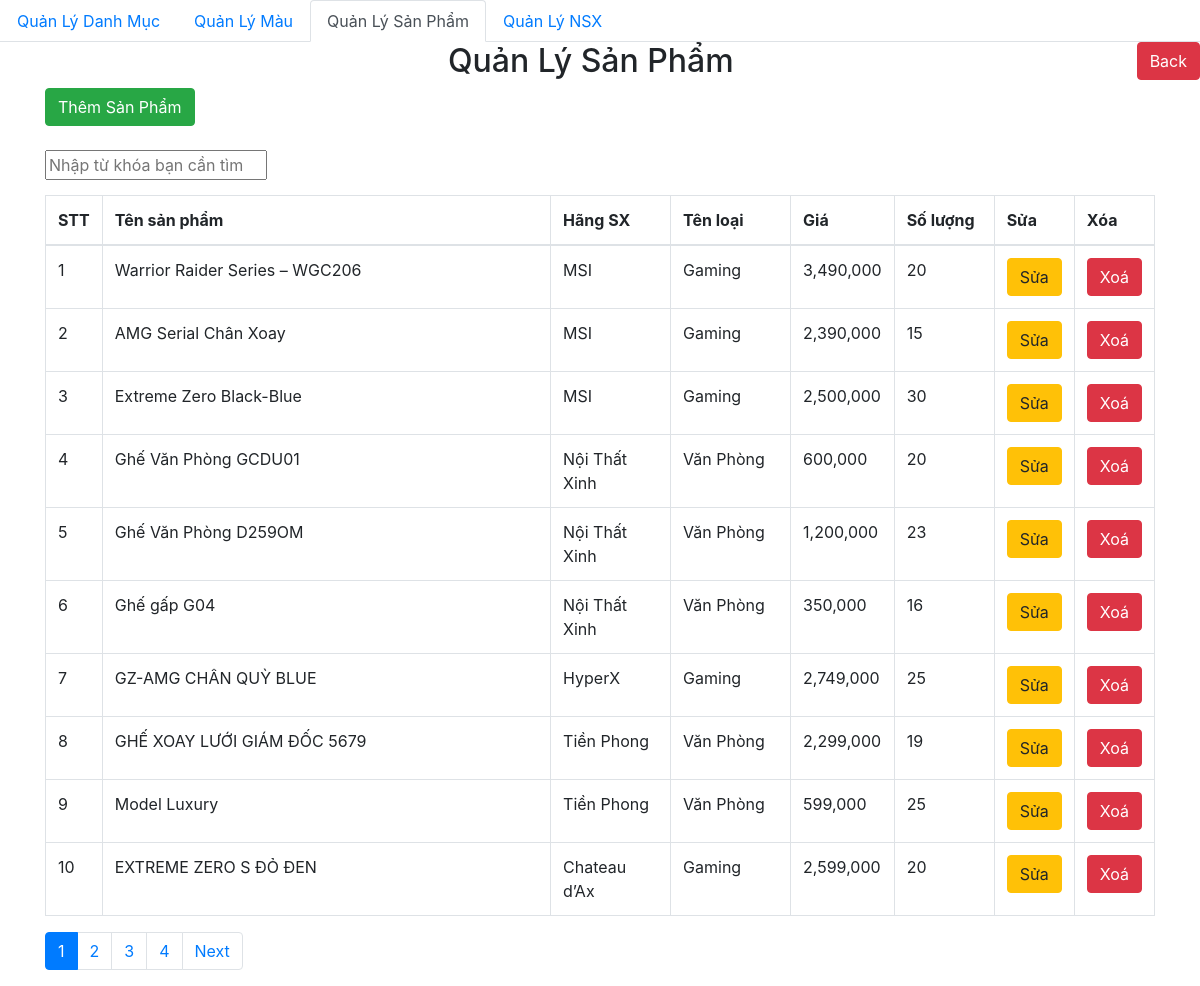
The app's page /adminpage/admin/product/adminsp.php with its own data.
### tables this page shows
CREATE TABLE `sanpham` (
  `IDSP` int(11) NOT NULL,
  `TenSp` varchar(255) DEFAULT NULL,
  `IDHangSX` int(11) DEFAULT NULL,
  `IDLoai` int(11) DEFAULT NULL,
  `Gia` varchar(20) DEFAULT NULL,
  `SoLuong` int(11) DEFAULT NULL,
  `chitietsp` varchar(500) DEFAULT NULL,
  `create_time` date DEFAULT NULL,
  `update_time` date DEFAULT NULL
);

CREATE TABLE `nhasx` (
  `IDNSX` int(11) NOT NULL,
  `TenHangSX` varchar(255) DEFAULT NULL,
  `SDT` varchar(10) DEFAULT NULL
);

CREATE TABLE `loaisp` (
  `IDLoaiSP` int(11) NOT NULL,
  `tenloai` varchar(500) DEFAULT NULL
);

### db/dbhelper.php (called while the page is built, shortened)
<?php
function executeResult($sql){
    $con=mysqli_connect(HOST,USERNAME,PASSWORD,DATABSE);
    $result= mysqli_query($con, $sql);
    $data=[];
    while($row= mysqli_fetch_array($result,1)){
        $data[]=$row;
    }
    return $data;
}
function executeSingleResult($sql){
    $con=mysqli_connect(HOST,USERNAME,PASSWORD,DATABSE);
    $result= mysqli_query($con, $sql);
    $row = mysqli_fetch_array($result,1);
    return $row;
}

### adminpage/admin/product/adminsp.php (the view, shortened to what this page needs)
<?php
require_once('..\..\..\db\dbhelper.php');
?>
<!DOCTYPE html>
<html>
<head>
	<link rel="stylesheet" href="https://maxcdn.bootstrapcdn.com/bootstrap/4.4.1/css/bootstrap.min.css">
</head>
<body>
	<?php
	require_once('..\layout\navmenusp.php');
	?>
	<a href="../../home.php">
	<button class="btn btn-danger" style="margin: bottom 15px; float:right;">Back</button>
	</a>
	<div class="container">
		<div class="panel panel-primary">
			<div class="panel-heading">
				<h2 class="text-center">Quản Lý Sản Phẩm</h2>
			</div>
			<div class="panel-body">
				<a href="addsp.php">
				<button class="btn btn-success" style="margin: bottom 15px;">Thêm Sản Phẩm</button>
				</a>
				<br></br>
				<input id="myInput" type="text" placeholder="Nhập từ khóa bạn cần tìm" style="width:20%; margin-bottom:15px"/>
				<table class="table table-bordered table-hover" id="myTable">
					<thead>
						<tr>
							<th width="50px">STT</th>
							<th>Tên sản phẩm</th>
							<th width="120px">Hãng SX</th>
							<th width="120px">Tên loại</th>
							<th width="50px">Giá</th>
							<th width="100px">Số lượng</th>
							<th width="50px">Sửa</th>
							<th width="50px">Xóa</th>
						</tr>
					</thead>
					<tbody>
					<?php
					$limit=10;
					$page=1;
					$firstIndex=($page-1)* $limit;
					$sql="select sanpham.IDSP,sanpham.TenSp,
					nhasx.TenHangSX,
					loaisp.tenloai, sanpham.Gia,
					sanpham.SoLuong
					from ((sanpham
					inner join loaisp
					on sanpham.IDLoai=loaisp.IDLoaiSP)
					inner join nhasx
					on sanpham.IDHangSX=nhasx.IDNSX)
					limit ".$firstIndex.", ".$limit." ";
					$categoryList=executeResult($sql);
					$sql2='select count(IDSP) as total from sanpham';
					$countResult=executeSingleResult($sql2);
					$count= $countResult['total'];
					$number=ceil($count/$limit);
					foreach ($categoryList as $item){
						echo '
					<tr>
						<td>'.++$firstIndex.'</td>
						<td>'.$item['TenSp'].'</td>
						<td>'.$item['TenHangSX'].'</td>
						<td>'.$item['tenloai'].'</td>
						<td>'.$item['Gia'].'</td>
						<td>'.$item['SoLuong'].'</td>
						<td>
							<a href="addsp.php?IDSP='.$item['IDSP'].'"><button class="btn btn-warning">Sửa</button></a>
						</td>
						<td>
							<a href="?delete_id='.$item['IDSP'].'"><button class="btn btn-danger">Xoá</button></a>
						</td>
					</tr>';
					}
					?>
					</tbody>
				</table>
				<?php
				if($number>1){
				?>
				<ul class="pagination">
					<?php
					for($i=0;$i<$number;$i++){
						if($page==($i+1)){
							echo'<li class="page-item active"><a class="page-link" href="#">'.($i+1).'</a></li>';
						}
						else{
							echo'<li class="page-item"><a class="page-link" href="?page='.($i+1).'">'.($i+1).'</a></li>';
						}
					}
					?>
					<?php
					if($page<$number){
						echo'<li class="page-item"><a class="page-link" href="?page='.($page+1).'">Next</a></li>';
					}
					?>
				</ul>
				<?php
				}
				?>
			</div>
		</div>
	</div>
</body>
</html>

### records on screen
sanpham: TenSp "Warrior Raider Series – WGC206", IDHangSX.TenHangSX "MSI", IDLoai.tenloai "Gaming", Gia "3,490,000", SoLuong "20"
sanpham: TenSp "AMG Serial Chân Xoay", IDHangSX.TenHangSX "MSI", IDLoai.tenloai "Gaming", Gia "2,390,000", SoLuong "15"
sanpham: TenSp "Extreme Zero Black-Blue", IDHangSX.TenHangSX "MSI", IDLoai.tenloai "Gaming", Gia "2,500,000", SoLuong "30"
sanpham: TenSp "Ghế Văn Phòng GCDU01", IDHangSX.TenHangSX "Nội Thất Xinh", IDLoai.tenloai "Văn Phòng", Gia "600,000", SoLuong "20"
sanpham: TenSp "Ghế Văn Phòng D259OM", IDHangSX.TenHangSX "Nội Thất Xinh", IDLoai.tenloai "Văn Phòng", Gia "1,200,000", SoLuong "23"
sanpham: TenSp "Ghế gấp G04", IDHangSX.TenHangSX "Nội Thất Xinh", IDLoai.tenloai "Văn Phòng", Gia "350,000", SoLuong "16"
sanpham: TenSp "GZ-AMG CHÂN QUỲ BLUE", IDHangSX.TenHangSX "HyperX", IDLoai.tenloai "Gaming", Gia "2,749,000", SoLuong "25"
sanpham: TenSp "GHẾ XOAY LƯỚI GIÁM ĐỐC 5679", IDHangSX.TenHangSX "Tiền Phong", IDLoai.tenloai "Văn Phòng", Gia "2,299,000", SoLuong "19"
sanpham: TenSp "Model Luxury", IDHangSX.TenHangSX "Tiền Phong", IDLoai.tenloai "Văn Phòng", Gia "599,000", SoLuong "25"
sanpham: TenSp "EXTREME ZERO S ĐỎ ĐEN", IDHangSX.TenHangSX "Chateau d’Ax", IDLoai.tenloai "Gaming", Gia "2,599,000", SoLuong "20"
